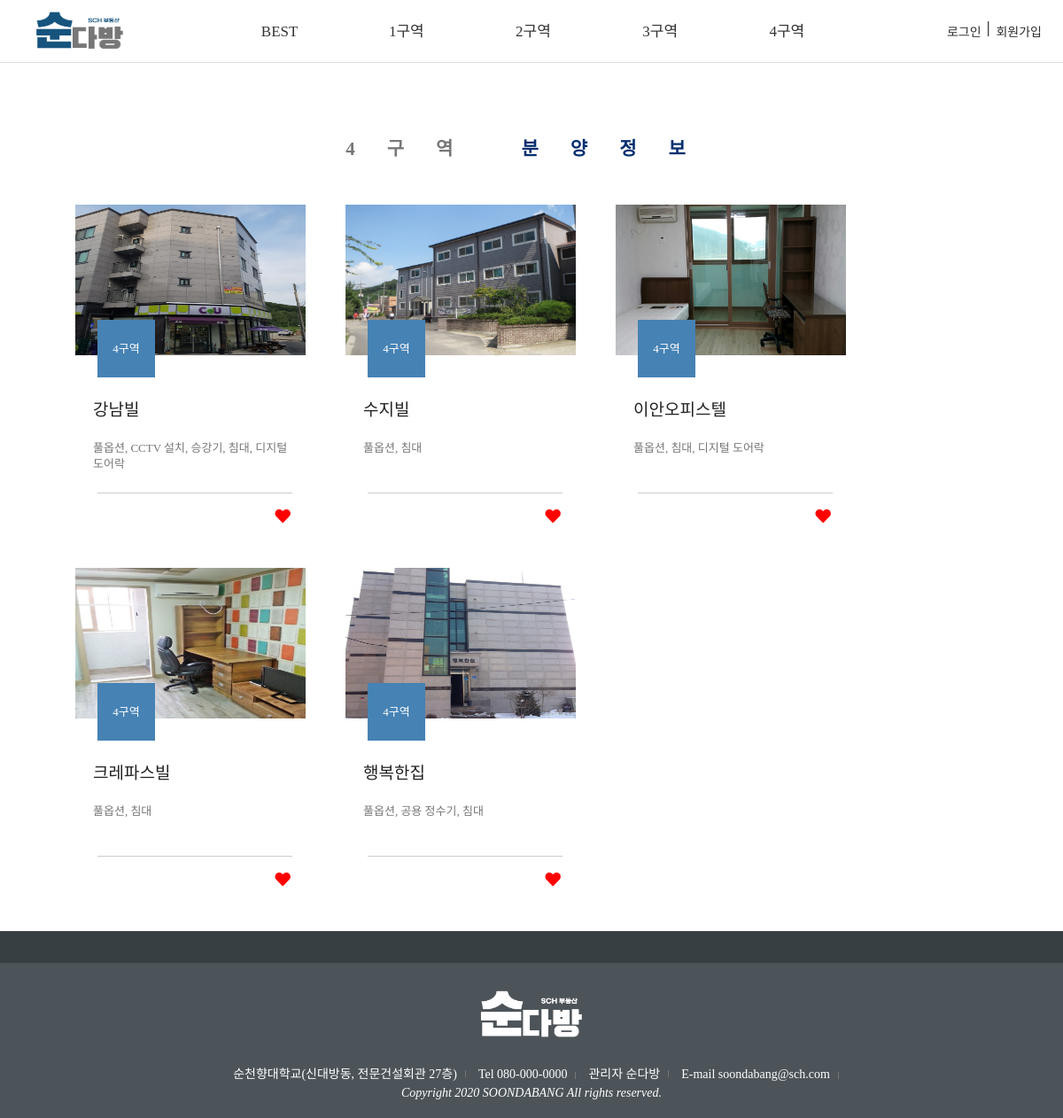
Screenshot of /sale/sale_zone_4.php with the database file from the repository.
### tables this page shows
CREATE TABLE `sale` (
  `num` int(11) NOT NULL,
  `id` varchar(30) NOT NULL,
  `title` varchar(50) NOT NULL,
  `contents` varchar(255) NOT NULL,
  `date` date NOT NULL,
  `viewer` int(11) NOT NULL,
  `good` int(11) NOT NULL,
  `area` int(11) NOT NULL,
  `price` varchar(255) NOT NULL,
  `tel` char(20) NOT NULL,
  `lat` double NOT NULL,
  `lng` double NOT NULL
);

### db.php (called while the page is built, shortened)
<?php
	$conn = new mysqli("localhost","root","","wlsdn6609");
	$conn->set_charset("utf8");
	function mq($sql)
	{
		global $conn;
		return $conn->query($sql);
	}
?>

### sale/sale_zone_4.php (the view, shortened to what this page needs)
<?php
	include '../db.php';
?>
<!doctype html>
<html>
	<head>
		<link href="/css/basic.css" type="text/css" rel="stylesheet" />
		<link href="../css/sale_hover.css" type="text/css" rel="stylesheet" />
		<link href="https://cdnjs.cloudflare.com/ajax/libs/font-awesome/5.13.0/css/all.min.css" rel="stylesheet">
	</head>
	<body>
		<header>
			<?php include './sale_header.php'; ?>
		</header>
		<div class="home">
			<div class="main">
				<div class="contents">
					<main>
						<section class="info_box">
							<h2>4구역 <span>분양정보</span></h2>
							<ul style="list-style-type: none;">
<?php
$area = 4;
$res = mq("select * from sale where area ='".$area."'");
while($row = mysqli_fetch_array($res)) {
	$num = $row["num"];
	$title = $row["title"];
	$contents = $row["contents"];
?>
								<li>
									<a href="sale_zone_board.php?num=<?=$num?>">
										<em><img src="../img/zone_4/<?=$title?>.jpg" alt="img"></em>
										<div class="temp">
											<?="<h3>".$title."</h3>";?>
											<p><?=$contents?></p>
											<span class="ico no4"><?=$area."구역";?></span>
										</div>
									<div class="container">
										<div class="text_">
										</div>
									</div>
									</a>
									<div>
									<a href="sale_good.php?num=<?=$num?>">
										<span style="color:#FF0000"><i class="fas fa-heart fa-lg fa-fw"></i></span>
									</a>
									</div>
								</li>
<?php }?>
							</ul>
						</section>
					</main>
				</div>
			</div>
			</div>
			<footer>
				<?php include './sale_footer.php'; ?>
			</footer>
		</body>
	</html>

### css/basic.css (style rules this page uses)
body { min-width: 1200px; min-height: 850px; width: 100%; margin: 0; }
.home { overflow: hidden; position: relative; }
.main { padding-top: 30px; float: center; width: 100%; }

### css/sale_hover.css (style rules this page uses)
.info_box { width: 100%; float: center; }
.info_box h2 { font-size: 21px; color: #777; text-align: center; letter-spacing: 36px; margin: 50px; }
.info_box h2 span { color:#042e6f; }
.info_box ul { list-style-type: none; }
.info_box li { float: left; padding: 0 0 0 45px; width: 260px; position: relative; margin-bottom: 30px; }
.info_box li em { overflow: hidden; display: block; width: 100%; height: 170px; }
.info_box li img { width: 100%; height: 170px; transform: scale(1); transition: all 0.3s; }
.info_box li a > div { padding: 40px 20px 0px; height: 170px; }
.info_box li a h3 { font-size: 19px; color:#222; font-weight: normal; line-height: 5px; }
.info_box li a p { padding: 13px 0 0; font-size: 13px; color: #747774; line-height: 18px; }
.info_box li a > div div :after { content: ""; display: inline-block; margin: 0 0 0 6px; width: 22px; height: 12px; }
.info_box li a .ico { position: absolute; left: 70px; top: 130px; width: 65px; height: 65px; color:#fff; text-align: center; line-height: 65px; font-size: 13px; }
.info_box li a .ico.no4 { background: #4682b4; }
.info_box li > div { position: absolute; left: 70px; bottom: 0; width: 220px; height: 54px; line-height: 54px; border-top: 1px solid #ccc; text-align: right; font-size: 13px; color: #666; cursor: pointer; transition: all 0.5s; }
.container { position: absolute; top: 0; left: 0; width: 100%; height: 100%; transition: 0.3s; }
.container:before { content: ''; position: absolute; top: 0; left: 0; width: 0%; height: 0%; opacity: 1; transform: translateX(-100%) scale(1) skew(-45deg); transition: 0.3s; }
.text_ { transform: translateY(-45%); padding-left: 0; text-align: center; transition: 0.3s; }

### sale/sale_zone_4.php (style rules this page uses)
A:link { text-decoration:none }

### rows the page displays
sale: shows a picture, title "강남빌", contents "풀옵션, CCTV 설치, 승강기, 침대, 디지털 도어락"
sale: shows a picture, title "수지빌", contents "풀옵션, 침대"
sale: title (picture), title "이안오피스텔", contents "풀옵션, 침대, 디지털 도어락"
sale: title (picture), title "크레파스빌", contents "풀옵션, 침대"
sale: title (picture), title "행복한집", contents "풀옵션, 공용 정수기, 침대"
